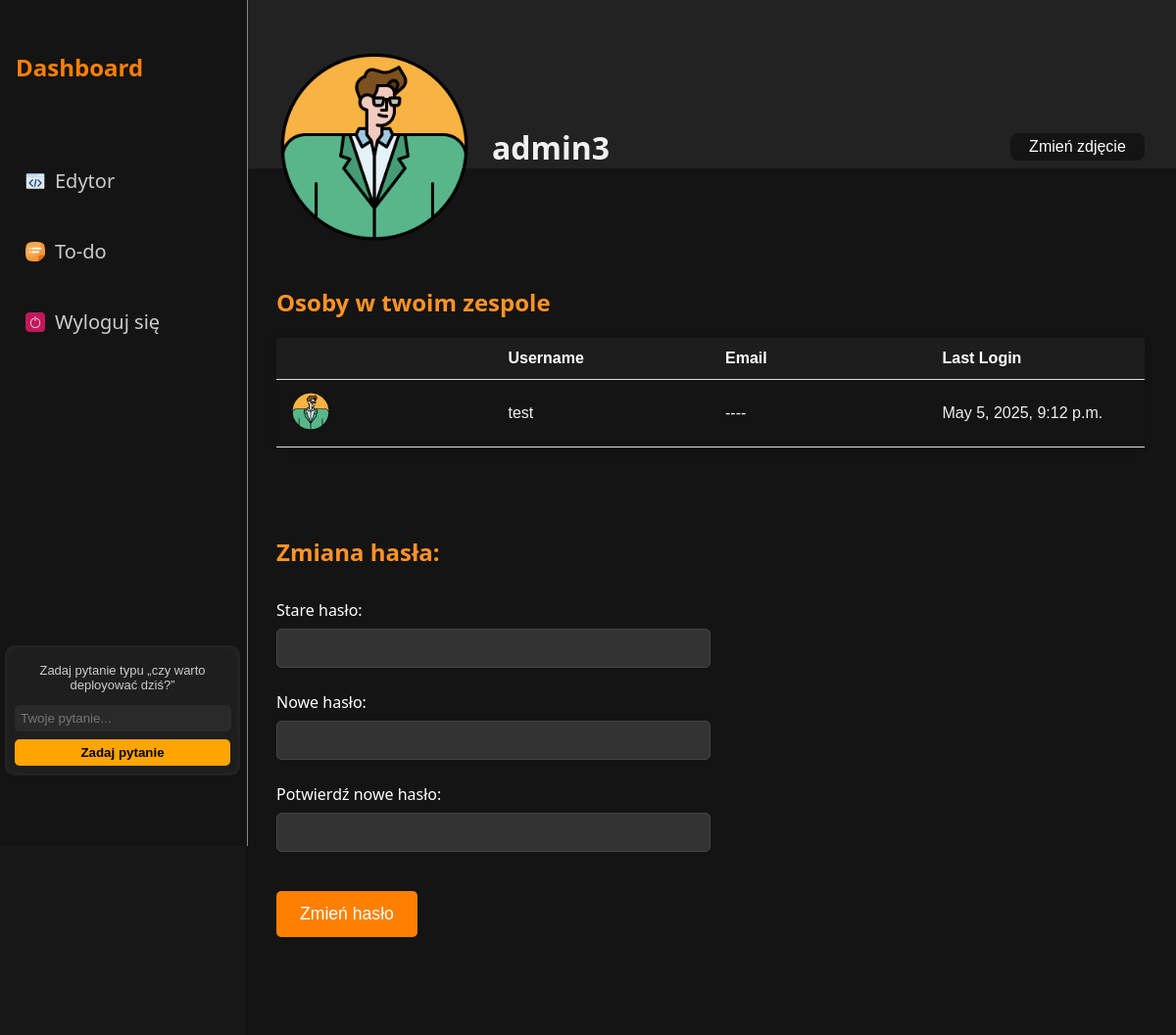
The page /profile/ (signed in) on the database as committed earlier.
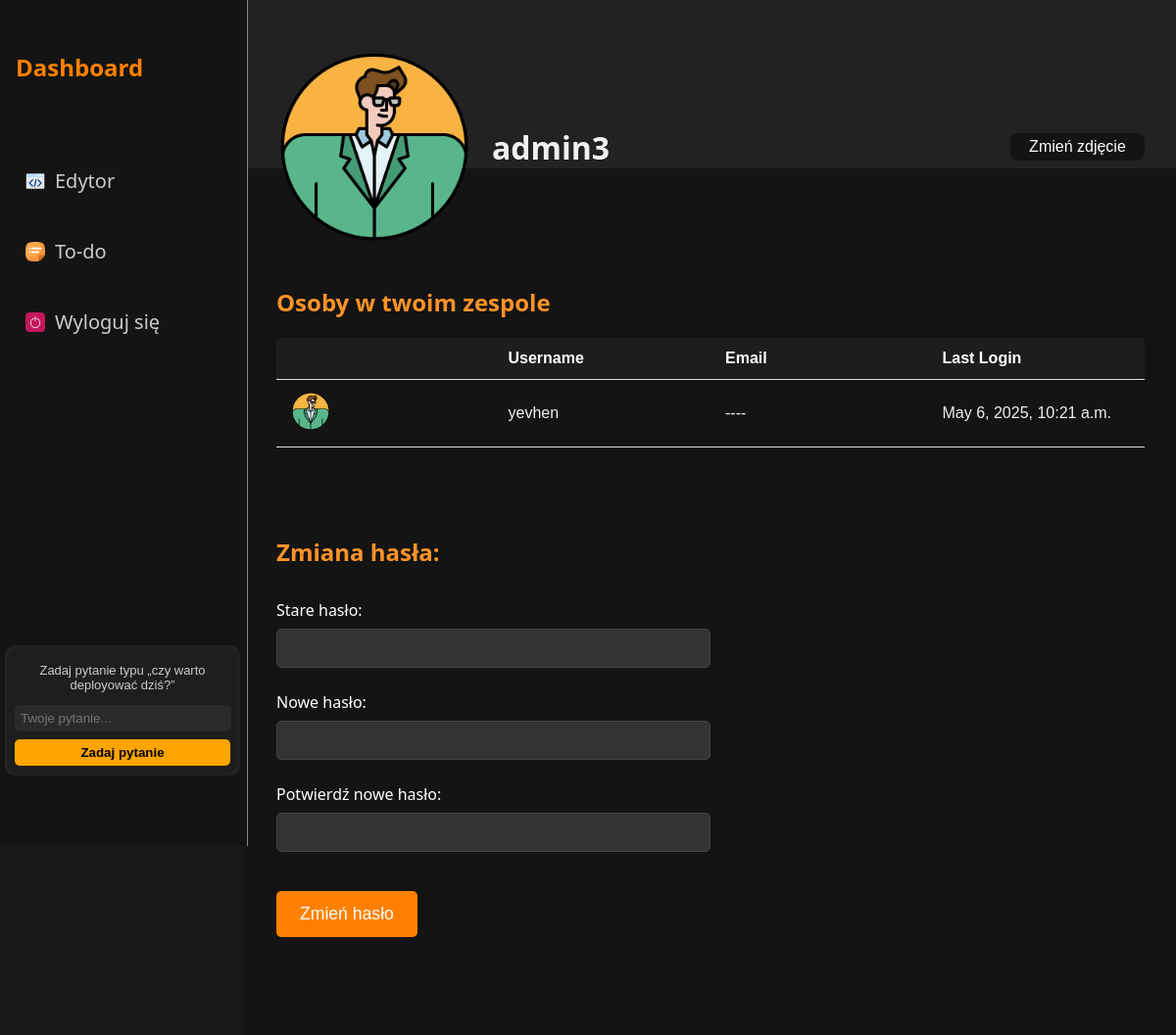
The same page on the database as committed later.
### todo/models.py (models this page shows, shortened)
class UserForProject(models.Model):
    user = models.OneToOneField(User, on_delete=models.CASCADE)
    friend_id = models.IntegerField(null=True, blank=True)
    avatar = models.CharField(max_length=255, default='avatars/avatar.png')

### main/views.py (the view, shortened to what this page needs)
# urls.py: path('profile/', views.profile_view, name='profile'),
@login_required
def profile_view(request):
    if request.method == 'POST' and request.POST.get('password'):
        form = PasswordChangeForm(user=request.user, data=request.POST)
        if form.is_valid():
            form.save()
            update_session_auth_hash(request, form.user)
            return redirect('profile')
    else:
        form = PasswordChangeForm(user=request.user)
    cur_user = UserForProject.objects.get(user_id=request.user.id)
    all_users = UserForProject.objects.all()
    users_with_same_friend_id = all_users.filter(friend_id=cur_user.friend_id)
    users_with_user_as_friend = all_users.filter(friend_id=request.user.id)
    if cur_user.friend_id:
        try:
            op_user = UserForProject.objects.get(user_id=cur_user.friend_id)
        except UserForProject.DoesNotExist:
            op_user = None
    else:
        op_user = None
    if cur_user.friend_id:
        team = list(users_with_same_friend_id) + list(users_with_user_as_friend) + [op_user]
        team = [user for user in team if user and user.user_id != request.user.id]
        team = list({user.id: user for user in team}.values())
    else:
        team = []
    if not team:
        team = None
    return render(request, 'dashboard.html', {'user': request.user, 'team': team, 'form': form, 'ava': cur_user.avatar})

### main/templates/dashboard.html (shortened to what this page needs)
{% load static %}
<!DOCTYPE html>
<html lang="en">
<head>
    <link rel="stylesheet" href="{% static 'styles/dashboard.css' %}">
</head>
<body>
    <div class="container">
        <aside class="sidebar">
            <h2 style='margin-right: 30px;'>Dashboard</h2>
            <nav>
                <ul>
                    <li><a href="{% url 'edytor' %}"><img src='{% static "img/code.png"%}'>Edytor</a></li>
                    <li><a href="{% url 'todo' %}"><img src='{% static "img/todo_logo.png"%}'>To-do</a></li>
                    <li><a href="{% url 'logout' %}" id='logout'><img src='{% static "img/logout.png"%}'>Wyloguj się</a></li>
                </ul>
            </nav>
            <div id="yesno-widget">
                <p id="yesno-desc">Zadaj pytanie typu „czy warto deployować dziś?”</p>
                <input type="text" id="yesno-input" placeholder="Twoje pytanie..." />
                <button onclick="askYesNo()">Zadaj pytanie</button>
            </div>
        </aside>
        <main class="main">
            <header class="header">
                <div class="header-left">
                    <img src="{% static ava %}" alt="Avatar" class="avatar">
                    <h1> {{ user.username }}</h1>
                </div>
                <button class='avatar-btn' type="button" onclick="document.getElementById('avatarInput').click();">Zmień zdjęcie</button>
            </header>
            <section class="content">
                <h2>Osoby w twoim zespole</h2>
                <table class="team-table">
                    <thead>
                        <tr>
                            <th></th>
                            <th>Username</th>
                            <th>Email</th>
                            <th>Last Login</th>
                        </tr>
                    </thead>
                    <tbody>
                        {% if team %}
                            {% for member in team %}
                                <tr>
                                    <td><img src="{% static member.avatar %}" alt="Avatar" class="member-avatar"></td>
                                    <td>{{ member.user.username }}</td>
                                    {% if member.user.email %}<td><a href='mailto:{{ member.user.email }}'>{{ member.user.email }}</a></td>{% else %}<td>----</td>{% endif %}
                                    <td>{{ member.user.last_login }}</td>
                                </tr>
                            {% endfor %}
                        {% else %}
                            <tr>
                                <td colspan='4' style='text-align: center;'> brak </td>
                            </tr>
                        {% endif %}
                    </tbody>
                </table>
                <h2>Zmiana hasła:</h2>
                <form method="post">
                    <div class="form-row">
                        <label for="{{ form.old_password.id_for_label }}">Stare hasło:</label>
                        {{ form.old_password }}
                    </div>
                    <div class="form-row">
                        <label for="{{ form.new_password1.id_for_label }}">Nowe hasło:</label>
                        {{ form.new_password1 }}
                    </div>
                    <div class="form-row">
                        <label for="{{ form.new_password2.id_for_label }}">Potwierdź nowe hasło:</label>
                        {{ form.new_password2 }}
                    </div>
                    <button type="submit">Zmień hasło</button>
                </form>
            </section>
        </main>
    </div>
</body>
</html>

### staticfiles/styles/dashboard.css (style rules this page uses)
body { margin: 0; font-family: 'Segoe UI', sans-serif; background: #181818; color: #f0f0f0; }
.container { display: flex; height: 100vh; }
.sidebar { background: #141414; width: 220px; height: 100vh; padding: 2rem 1rem; display: flex; flex-direction: column; gap: 1rem; border-right: 1px solid rgba(255, 255, 255, 0.484); position: fixed; }
.sidebar h2 { color: #ff8000; margin-bottom: 2rem; }
.sidebar nav ul { list-style: none; padding: 0; }
.sidebar nav ul li { margin: 2rem 0; display: flex; align-items: center; }
.sidebar nav ul li img { height: 20px; margin: 10px; }
.sidebar nav ul li a { text-decoration: none; color: #ccc; font-size: 1rem; display: flex; align-items: center; font-size: 20px; }
.main { flex: 1; background: #222; display: flex; flex-direction: column; margin-left: 250px; }
.header { display: flex; justify-content: space-between; align-items: center; padding: 2rem; padding-top: 50px; z-index: 10; }
.header-left { display: flex; align-items: center; }
.avatar-btn { background-color: #141414; color: white; border: none; padding: 0.3rem 1.2rem; border-radius: 8px; cursor: pointer; font-size: 1rem; transition: background-color 0.3s ease; }
.header h1 { margin: 0; font-size: 2rem; }
.header img { width: 200px; height: 200px; border-radius: 50%; margin-right: 20px; }
.content { padding: 2rem; background-color: #141414; padding-top: 100px; margin-top: -110px; height: 100%; padding-bottom: 100px; }
.content h2 { color: #ff9327; }
.team-table { width: 100%; border-collapse: collapse; margin: 20px 0; font-family: Arial, sans-serif; background-color: #f9f9f900; box-shadow: 0 2px 8px rgba(0, 0, 0, 0.1); border-radius: 10px; margin-bottom: 90px; }
.team-table th, .team-table td { padding: 12px 15px; text-align: left; border-bottom: 1px solid #ddd; }
.team-table th { background-color: #ffffff0a; color: white; font-weight: bold; }
.team-table img.member-avatar { width: 40px; height: 40px; border-radius: 50%; object-fit: cover; }
.team-table td { vertical-align: middle; width: 25%; }
.team-table td img { margin-right: 10px; }
form { margin-top: 2rem; width: 50%; }
form .form-row { display: flex; flex-direction: column; margin-bottom: 1.5rem; }
form .form-row label { color: #ffffff; font-size: 1rem; margin-bottom: 0.5rem; }
form .form-row input { padding: 10px; font-size: 1rem; border: 1px solid #444; border-radius: 5px; background-color: #333; color: #f0f0f0; }
form button { background-color: #ff8000; color: #fff; border: none; padding: 0.8rem 1.5rem; font-size: 1.1rem; border-radius: 5px; cursor: pointer; transition: background-color 0.3s; margin-top: 1rem; }
form .form-row input::placeholder { color: #888; }
#yesno-widget { background: #1e1e1e; color: #fff; border-radius: 10px; padding: 10px; font-family: sans-serif; box-shadow: inset 0 0 10px rgba(255, 255, 255, 0.05); width: 100%; max-width: 100%; margin-top: auto; overflow: hidden; margin-left: -11px; margin-bottom: 40px; }
#yesno-widget input { width: 95%; padding: 6px; border-radius: 5px; border: none; margin-bottom: 8px; background: #2a2a2a; color: white; }
#yesno-widget button { width: 100%; padding: 6px; background: orange; border: none; border-radius: 5px; cursor: pointer; font-weight: bold; color: black; }
#yesno-widget p { margin-top: 8px; font-size: 13px; color: #ccc; text-align: center; }

Rows that differ between the two databases and show on the page:
no longer on this page (row edited): UserForProject: avatar (placeholder picture), user.username "test", user.last_login "May 5, 2025, 9:12 p.m."
added UserForProject: avatar (placeholder picture), user.username "yevhen", user.last_login "May 6, 2025, 10:21 a.m."
